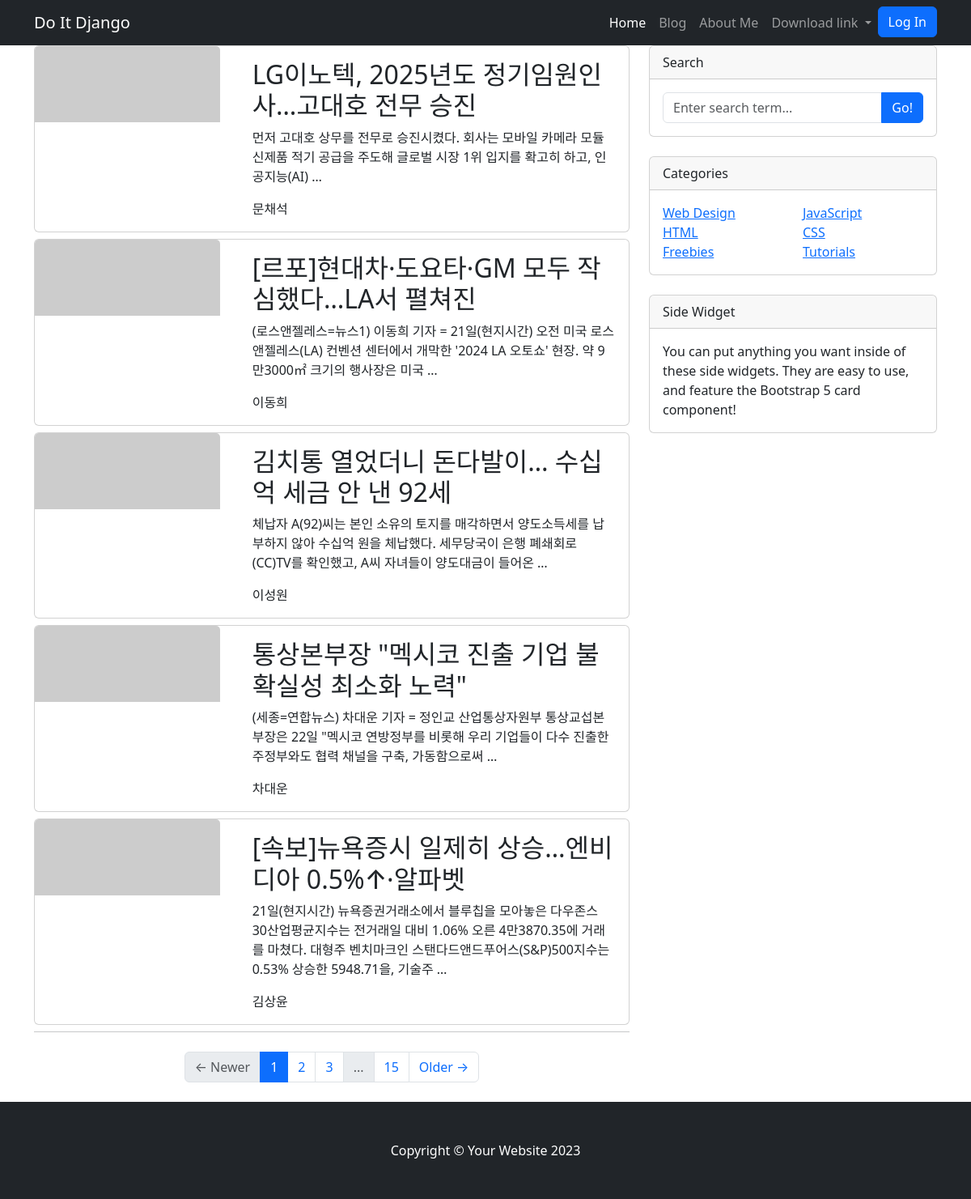
Page /news/ on the committed database.
### news/models.py (models this page shows, shortened)
class Post(models.Model):
    title = models.CharField(max_length=30)
    content = models.TextField()
    name = models.CharField(max_length=10)
    hook_text = models.CharField(max_length=100, blank=True)
    email = models.CharField(max_length=20)
    created_at = models.DateTimeField(auto_now_add=True)
    updated_at = models.DateTimeField(auto_now=True)
    head_image = models.ImageField(upload_to='images/%Y/%m/%d/', blank=True)

### news/views.py (the view)
# urls.py: path("", views.PostList.as_view())
class PostList(ListView):
    model = Post
    ordering = '-pk'

### news/templates/news/post_list.html (shortened to what this page needs)
<!DOCTYPE html>
<html lang="ko">
    <head>
    </head>
    <body>
        <nav class="navbar navbar-expand-lg navbar-dark bg-dark">
            <div class="container">
                <a class="navbar-brand" href="#!">Do It Django</a>
                <div class="collapse navbar-collapse" id="navbarSupportedContent">
                    <ul class="navbar-nav ms-auto mb-2 mb-lg-0">
                        <li class="nav-item">
                            <a class="nav-link active" aria-current="page" href="#">Home</a>
                          </li>
                        <li class="nav-item">
                        <a class="nav-link" href="#">Blog</a>
                        </li>
                        <li class="nav-item">
                        <a class="nav-link" href="#">About Me</a>
                        </li>
                        <li class="nav-item dropdown">
                            <a class="nav-link dropdown-toggle" href="#" role="button" data-bs-toggle="dropdown" aria-expanded="false">
                                Download link
                            </a>
                        </li>
                        <li class="nav-item">
                            <button class="btn btn-primary" data-bs-toggle="modal" data-bs-target="#exampleModal">Log In</button>
                        </li>
                        </ul>
                </div>
            </div>
        </nav>
        {% if post_list.exists %}
        <div class="container">
            <div class="row">
                <div class="col-lg-8">
                    {% for post in post_list %}
                    <div class="card mb-2">
                        <div class="row">
                            <div class="col-lg-4">
                                <a href="#!"><img class="card-img-top" src="https://dummyimage.com/850x350/dee2e6/6c757d.jpg" alt="..."></a>
                            </div>
                            <div class="col-lg-8">
                                <div class="card-body">
                                    <h2 class="card-title">{{ post.title }}</h2>
                                    <p class="card-text">{{ post.content | truncatewords:20 }}</p>
                                    <p class="card-text">{{ post.name }}</p>
                                </div>
                            </div>
                        </div>
                    </div>
                    {% endfor %}
                    <nav aria-label="Pagination">
                        <hr class="my-0" />
                        <ul class="pagination justify-content-center my-4">
                            <li class="page-item disabled"><a class="page-link" href="#" tabindex="-1" aria-disabled="true">&larr; Newer</a></li>
                            <li class="page-item active" aria-current="page"><a class="page-link" href="#!">1</a></li>
                            <li class="page-item"><a class="page-link" href="#!">2</a></li>
                            <li class="page-item"><a class="page-link" href="#!">3</a></li>
                            <li class="page-item disabled"><a class="page-link" href="#!">...</a></li>
                            <li class="page-item"><a class="page-link" href="#!">15</a></li>
                            <li class="page-item"><a class="page-link" href="#!">Older &rarr;</a></li>
                        </ul>
                    </nav>
                </div>
                <div class="col-lg-4">
                    <div class="card mb-4">
                        <div class="card-header">Search</div>
                        <div class="card-body">
                            <div class="input-group">
                                <input class="form-control" type="text" placeholder="Enter search term..." aria-label="Enter search term..." aria-describedby="button-search" />
                                <button class="btn btn-primary" id="button-search" type="button">Go!</button>
                            </div>
                        </div>
                    </div>
                    <div class="card mb-4">
                        <div class="card-header">Categories</div>
                        <div class="card-body">
                            <div class="row">
                                <div class="col-sm-6">
                                    <ul class="list-unstyled mb-0">
                                        <li><a href="#!">Web Design</a></li>
                                        <li><a href="#!">HTML</a></li>
                                        <li><a href="#!">Freebies</a></li>
                                    </ul>
                                </div>
                                <div class="col-sm-6">
                                    <ul class="list-unstyled mb-0">
                                        <li><a href="#!">JavaScript</a></li>
                                        <li><a href="#!">CSS</a></li>
                                        <li><a href="#!">Tutorials</a></li>
                                    </ul>
                                </div>
                            </div>
                        </div>
                    </div>
                    <div class="card mb-4">
                        <div class="card-header">Side Widget</div>
                        <div class="card-body">You can put anything you want inside of these side widgets. They are easy to use, and feature the Bootstrap 5 card component!</div>
                    </div>
                </div>
            </div>
        </div>
        {% else %}
            <h3> 아직 게시물이 없습니다.</h3.>
        {% endif %}
        <footer class="py-5 bg-dark">
            <div class="container"><p class="m-0 text-center text-white">Copyright &copy; Your Website 2023</p></div>
        </footer>
        <link href="https://cdn.jsdelivr.net/npm/bootstrap@5.3.3/dist/css/bootstrap.min.css" rel="stylesheet">
    </body>
</html>

### rows in the picture
Post: title "LG이노텍, 2025년도 정기임원인사…고대호 전무 승진", content "먼저 고대호 상무를 전무로 승진시켰다. 회사는 모바일 카메라 모듈 신제품 적기 공급을 주도해 글로벌 시장 1위 입지를 확고히 하고, 인공지능(AI) …", name "문채석"
Post: title "[르포]현대차·도요타·GM 모두 작심했다…LA서 펼쳐진", content "(로스앤젤레스=뉴스1) 이동희 기자 = 21일(현지시간) 오전 미국 로스앤젤레스(LA) 컨벤션 센터에서 개막한 '2024 LA 오토쇼' 현장. 약 9만3000㎡ 크기의 행사장은 미국 …", name "이동희"
Post: title "김치통 열었더니 돈다발이… 수십억 세금 안 낸 92세", content "체납자 A(92)씨는 본인 소유의 토지를 매각하면서 양도소득세를 납부하지 않아 수십억 원을 체납했다. 세무당국이 은행 폐쇄회로(CC)TV를 확인했고, A씨 자녀들이 양도대금이 들어온 …", name "이성원"
Post: title "통상본부장 \"멕시코 진출 기업 불확실성 최소화 노력\"", content "(세종=연합뉴스) 차대운 기자 = 정인교 산업통상자원부 통상교섭본부장은 22일 \"멕시코 연방정부를 비롯해 우리 기업들이 다수 진출한 주정부와도 협력 채널을 구축, 가동함으로써 …", name "차대운"
Post: title "[속보]뉴욕증시 일제히 상승…엔비디아 0.5%↑·알파벳", content "21일(현지시간) 뉴욕증권거래소에서 블루칩을 모아놓은 다우존스 30산업평균지수는 전거래일 대비 1.06% 오른 4만3870.35에 거래를 마쳤다. 대형주 벤치마크인 스탠다드앤드푸어스(S&P)500지수는 0.53% 상승한 5948.71을, 기술주 …", name "김상윤"
